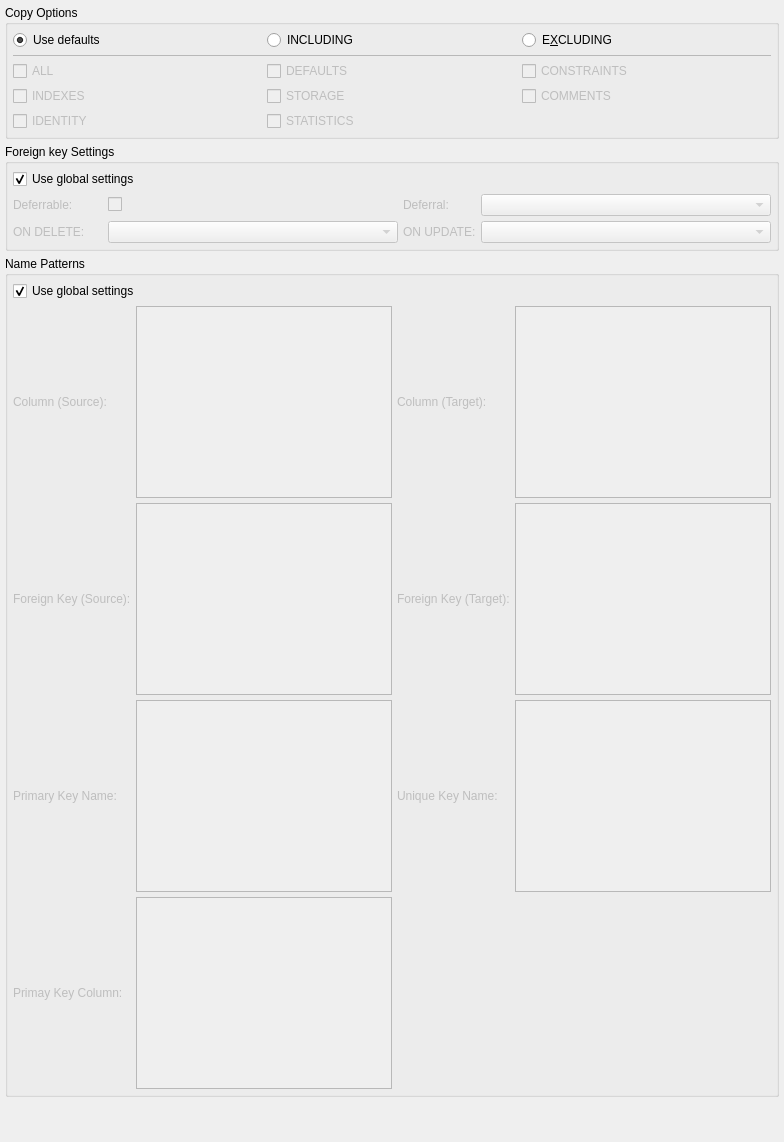
     <widget class="QWidget" name="tab_6">
      <attribute name="icon">
       <iconset resource="../../res/resources.qrc">
        <normaloff>:/icons/icons/config.png</normaloff>:/icons/icons/config.png</iconset>
      </attribute>
      <attribute name="title">
       <string>Settings</string>
      </attribute>
      <layout class="QGridLayout" name="gridLayout_2">
       <property name="leftMargin">
        <number>5</number>
       </property>
       <property name="topMargin">
        <number>5</number>
       </property>
       <property name="rightMargin">
        <number>5</number>
       </property>
       <property name="bottomMargin">
        <number>5</number>
       </property>
       <property name="spacing">
        <number>5</number>
       </property>
       <item row="2" column="0">
        <widget class="QGroupBox" name="name_patterns_grp">
         <property name="sizePolicy">
          <sizepolicy hsizetype="Preferred" vsizetype="Expanding">
           <horstretch>0</horstretch>
           <verstretch>0</verstretch>
          </sizepolicy>
         </property>
         <property name="font">
          <font>
           <italic>false</italic>
          </font>
         </property>
         <property name="title">
          <string>Name Patterns</string>
         </property>
         <property name="checkable">
          <bool>false</bool>
         </property>
         <layout class="QVBoxLayout" name="verticalLayout">
          <property name="spacing">
           <number>5</number>
          </property>
          <property name="leftMargin">
           <number>5</number>
          </property>
          <property name="topMargin">
           <number>5</number>
          </property>
          <property name="rightMargin">
           <number>5</number>
          </property>
          <property name="bottomMargin">
           <number>5</number>
          </property>
          <item>
           <widget class="QCheckBox" name="patterns_gconf_chk">
            <property name="toolTip">
             <string>Use the values defined on settings dialogs for the fields below</string>
            </property>
            <property name="text">
             <string>Use global settings</string>
            </property>
            <property name="checked">
             <bool>true</bool>
            </property>
           </widget>
          </item>
          <item>
           <widget class="QWidget" name="patterns_wgt" native="true">
            <property name="enabled">
             <bool>false</bool>
            </property>
            <layout class="QGridLayout" name="gridLayout_6">
             <property name="leftMargin">
              <number>0</number>
             </property>
             <property name="topMargin">
              <number>0</number>
             </property>
             <property name="rightMargin">
              <number>0</number>
             </property>
             <property name="bottomMargin">
              <number>0</number>
             </property>
             <property name="spacing">
              <number>5</number>
             </property>
             <item row="0" column="0">
              <widget class="QLabel" name="src_col_pattern_lbl">
               <property name="toolTip">
                <string>Pattern for columns generated based upon reference table's pk (1-1 and 1-n) or based upon source table's pk (n-n).</string>
               </property>
               <property name="text">
                <string>Column (Source):</string>
               </property>
              </widget>
             </item>
             <item row="0" column="2">
              <widget class="QLabel" name="dst_col_pattern_lbl">
               <property name="toolTip">
                <string>Pattern for columns generated based upon target table's pk (n-n).</string>
               </property>
               <property name="text">
                <string>Column (Target):</string>
               </property>
              </widget>
             </item>
             <item row="1" column="0">
              <widget class="QLabel" name="src_fk_pattern_lbl">
               <property name="toolTip">
                <string>Pattern for foreign key generated based upon reference table's pk (1-1 and 1-n) or based upon source table's pk (n-n).</string>
               </property>
               <property name="text">
                <string>Foreign Key (Source):</string>
               </property>
              </widget>
             </item>
             <item row="1" column="2">
              <widget class="QLabel" name="dst_fk_pattern_lbl">
               <property name="toolTip">
                <string>Pattern for foreign key generated based upon target table's pk (n-n).</string>
               </property>
               <property name="text">
                <string>Foreign Key (Target):</string>
               </property>
              </widget>
             </item>
             <item row="2" column="0">
              <widget class="QLabel" name="pk_pattern_lbl">
               <property name="toolTip">
                <string>Pattern for primary key generated by identifier relationship.</string>
               </property>
               <property name="text">
                <string>Primary Key Name:</string>
               </property>
              </widget>
             </item>
             <item row="2" column="2">
              <widget class="QLabel" name="uq_pattern_lbl">
               <property name="toolTip">
                <string>Pattern for unique key generated by the relationship.</string>
               </property>
               <property name="text">
                <string>Unique Key Name:</string>
               </property>
              </widget>
             </item>
             <item row="3" column="0">
              <widget class="QLabel" name="pk_col_pattern_lbl">
               <property name="toolTip">
                <string>Pattern for primary key generated by identifier relationship.</string>
               </property>
               <property name="text">
                <string>Primay Key Column:</string>
               </property>
              </widget>
             </item>
             <item row="0" column="1">
              <widget class="QPlainTextEdit" name="src_col_pattern_txt">
               <property name="sizePolicy">
                <sizepolicy hsizetype="Expanding" vsizetype="Fixed">
                 <horstretch>0</horstretch>
                 <verstretch>0</verstretch>
                </sizepolicy>
               </property>
               <property name="minimumSize">
                <size>
                 <width>0</width>
                 <height>0</height>
                </size>
               </property>
               <property name="maximumSize">
                <size>
                 <width>16777215</width>
                 <height>16777215</height>
                </size>
               </property>
               <property name="verticalScrollBarPolicy">
                <enum>Qt::ScrollBarAlwaysOff</enum>
               </property>
               <property name="horizontalScrollBarPolicy">
                <enum>Qt::ScrollBarAlwaysOff</enum>
               </property>
              </widget>
             </item>
             <item row="1" column="1">
              <widget class="QPlainTextEdit" name="src_fk_pattern_txt">
               <property name="sizePolicy">
                <sizepolicy hsizetype="Expanding" vsizetype="Fixed">
                 <horstretch>0</horstretch>
                 <verstretch>0</verstretch>
                </sizepolicy>
               </property>
               <property name="minimumSize">
                <size>
                 <width>0</width>
                 <height>0</height>
                </size>
               </property>
               <property name="maximumSize">
                <size>
                 <width>16777215</width>
                 <height>16777215</height>
                </size>
               </property>
               <property name="verticalScrollBarPolicy">
                <enum>Qt::ScrollBarAlwaysOff</enum>
               </property>
               <property name="horizontalScrollBarPolicy">
                <enum>Qt::ScrollBarAlwaysOff</enum>
               </property>
              </widget>
             </item>
             <item row="2" column="1">
              <widget class="QPlainTextEdit" name="pk_pattern_txt">
               <property name="sizePolicy">
                <sizepolicy hsizetype="Expanding" vsizetype="Fixed">
                 <horstretch>0</horstretch>
                 <verstretch>0</verstretch>
                </sizepolicy>
               </property>
               <property name="minimumSize">
                <size>
                 <width>0</width>
                 <height>0</height>
                </size>
               </property>
               <property name="maximumSize">
                <size>
                 <width>16777215</width>
                 <height>16777215</height>
                </size>
               </property>
               <property name="verticalScrollBarPolicy">
                <enum>Qt::ScrollBarAlwaysOff</enum>
               </property>
               <property name="horizontalScrollBarPolicy">
                <enum>Qt::ScrollBarAlwaysOff</enum>
               </property>
              </widget>
             </item>
             <item row="3" column="1">
              <widget class="QPlainTextEdit" name="pk_col_pattern_txt">
               <property name="sizePolicy">
                <sizepolicy hsizetype="Expanding" vsizetype="Fixed">
                 <horstretch>0</horstretch>
                 <verstretch>0</verstretch>
                </sizepolicy>
               </property>
               <property name="minimumSize">
                <size>
                 <width>0</width>
                 <height>0</height>
                </size>
               </property>
               <property name="maximumSize">
                <size>
                 <width>16777215</width>
                 <height>16777215</height>
                </size>
               </property>
               <property name="verticalScrollBarPolicy">
                <enum>Qt::ScrollBarAlwaysOff</enum>
               </property>
               <property name="horizontalScrollBarPolicy">
                <enum>Qt::ScrollBarAlwaysOff</enum>
               </property>
              </widget>
             </item>
             <item row="0" column="3">
              <widget class="QPlainTextEdit" name="dst_col_pattern_txt">
               <property name="sizePolicy">
                <sizepolicy hsizetype="Expanding" vsizetype="Fixed">
                 <horstretch>0</horstretch>
                 <verstretch>0</verstretch>
                </sizepolicy>
               </property>
               <property name="minimumSize">
                <size>
                 <width>0</width>
                 <height>0</height>
                </size>
               </property>
               <property name="maximumSize">
                <size>
                 <width>16777215</width>
                 <height>16777215</height>
                </size>
               </property>
               <property name="verticalScrollBarPolicy">
                <enum>Qt::ScrollBarAlwaysOff</enum>
               </property>
               <property name="horizontalScrollBarPolicy">
                <enum>Qt::ScrollBarAlwaysOff</enum>
               </property>
              </widget>
             </item>
             <item row="1" column="3">
              <widget class="QPlainTextEdit" name="dst_fk_pattern_txt">
               <property name="sizePolicy">
                <sizepolicy hsizetype="Expanding" vsizetype="Fixed">
                 <horstretch>0</horstretch>
                 <verstretch>0</verstretch>
                </sizepolicy>
               </property>
               <property name="minimumSize">
                <size>
                 <width>0</width>
                 <height>0</height>
                </size>
               </property>
               <property name="maximumSize">
                <size>
                 <width>16777215</width>
                 <height>16777215</height>
                </size>
               </property>
               <property name="verticalScrollBarPolicy">
                <enum>Qt::ScrollBarAlwaysOff</enum>
               </property>
               <property name="horizontalScrollBarPolicy">
                <enum>Qt::ScrollBarAlwaysOff</enum>
               </property>
              </widget>
             </item>
             <item row="2" column="3">
              <widget class="QPlainTextEdit" name="uq_pattern_txt">
               <property name="sizePolicy">
                <sizepolicy hsizetype="Expanding" vsizetype="Fixed">
                 <horstretch>0</horstretch>
                 <verstretch>0</verstretch>
                </sizepolicy>
               </property>
               <property name="minimumSize">
                <size>
                 <width>0</width>
                 <height>0</height>
                </size>
               </property>
               <property name="maximumSize">
                <size>
                 <width>16777215</width>
                 <height>16777215</height>
                </size>
               </property>
               <property name="verticalScrollBarPolicy">
                <enum>Qt::ScrollBarAlwaysOff</enum>
               </property>
               <property name="horizontalScrollBarPolicy">
                <enum>Qt::ScrollBarAlwaysOff</enum>
               </property>
              </widget>
             </item>
            </layout>
           </widget>
          </item>
         </layout>
        </widget>
       </item>
       <item row="1" column="0">
        <widget class="QGroupBox" name="foreign_key_gb">
         <property name="sizePolicy">
          <sizepolicy hsizetype="Expanding" vsizetype="Fixed">
           <horstretch>0</horstretch>
           <verstretch>0</verstretch>
          </sizepolicy>
         </property>
         <property name="title">
          <string>Foreign key Settings</string>
         </property>
         <property name="checkable">
          <bool>false</bool>
         </property>
         <property name="checked">
          <bool>false</bool>
         </property>
         <layout class="QVBoxLayout" name="verticalLayout_2">
          <property name="spacing">
           <number>5</number>
          </property>
          <property name="leftMargin">
           <number>5</number>
          </property>
          <property name="topMargin">
           <number>5</number>
          </property>
          <property name="rightMargin">
           <number>5</number>
          </property>
          <property name="bottomMargin">
           <number>5</number>
          </property>
          <item>
           <widget class="QCheckBox" name="fk_gconf_chk">
            <property name="enabled">
             <bool>true</bool>
            </property>
            <property name="toolTip">
             <string>Use the values defined on settings dialogs for the fields below</string>
            </property>
            <property name="text">
             <string>Use global settings</string>
            </property>
            <property name="checked">
             <bool>true</bool>
            </property>
           </widget>
          </item>
          <item>
           <widget class="QWidget" name="fk_wgt" native="true">
            <property name="enabled">
             <bool>false</bool>
            </property>
            <property name="minimumSize">
             <size>
              <width>0</width>
              <height>20</height>
             </size>
            </property>
            <layout class="QGridLayout" name="gridLayout_5">
             <property name="leftMargin">
              <number>0</number>
             </property>
             <property name="topMargin">
              <number>0</number>
             </property>
             <property name="rightMargin">
              <number>0</number>
             </property>
             <property name="bottomMargin">
              <number>0</number>
             </property>
             <property name="spacing">
              <number>5</number>
             </property>
             <item row="0" column="0">
              <widget class="QLabel" name="deferrable_lbl">
               <property name="sizePolicy">
                <sizepolicy hsizetype="Preferred" vsizetype="Fixed">
                 <horstretch>0</horstretch>
                 <verstretch>0</verstretch>
                </sizepolicy>
               </property>
               <property name="minimumSize">
                <size>
                 <width>90</width>
                 <height>0</height>
                </size>
               </property>
               <property name="maximumSize">
                <size>
                 <width>90</width>
                 <height>16777215</height>
                </size>
               </property>
               <property name="text">
                <string>Deferrable:</string>
               </property>
              </widget>
             </item>
             <item row="0" column="1">
              <widget class="QCheckBox" name="deferrable_chk">
               <property name="sizePolicy">
                <sizepolicy hsizetype="Expanding" vsizetype="Fixed">
                 <horstretch>0</horstretch>
                 <verstretch>0</verstretch>
                </sizepolicy>
               </property>
               <property name="minimumSize">
                <size>
                 <width>0</width>
                 <height>0</height>
                </size>
               </property>
               <property name="maximumSize">
                <size>
                 <width>16777215</width>
                 <height>16777215</height>
                </size>
               </property>
               <property name="text">
                <string/>
               </property>
              </widget>
             </item>
             <item row="0" column="2">
              <widget class="QLabel" name="deferral_lbl">
               <property name="enabled">
                <bool>false</bool>
               </property>
               <property name="sizePolicy">
                <sizepolicy hsizetype="Preferred" vsizetype="Fixed">
                 <horstretch>0</horstretch>
                 <verstretch>0</verstretch>
                </sizepolicy>
               </property>
               <property name="minimumSize">
                <size>
                 <width>0</width>
                 <height>0</height>
                </size>
               </property>
               <property name="maximumSize">
                <size>
                 <width>16777215</width>
                 <height>16777215</height>
                </size>
               </property>
               <property name="text">
                <string>Deferral:</string>
               </property>
              </widget>
             </item>
             <item row="0" column="3">
              <widget class="QComboBox" name="deferral_cmb">
               <property name="enabled">
                <bool>false</bool>
               </property>
               <property name="sizePolicy">
                <sizepolicy hsizetype="Expanding" vsizetype="Fixed">
                 <horstretch>0</horstretch>
                 <verstretch>0</verstretch>
                </sizepolicy>
               </property>
               <property name="minimumSize">
                <size>
                 <width>0</width>
                 <height>0</height>
                </size>
               </property>
               <property name="maximumSize">
                <size>
                 <width>16777215</width>
                 <height>16777215</height>
                </size>
               </property>
               <property name="sizeAdjustPolicy">
                <enum>QComboBox::AdjustToContents</enum>
               </property>
               <property name="iconSize">
                <size>
                 <width>28</width>
                 <height>28</height>
                </size>
               </property>
              </widget>
             </item>
             <item row="1" column="0">
              <widget class="QLabel" name="on_delete_lbl">
               <property name="text">
                <string>ON DELETE:</string>
               </property>
              </widget>
             </item>
             <item row="1" column="1">
              <widget class="QComboBox" name="del_action_cmb">
               <property name="iconSize">
                <size>
                 <width>28</width>
                 <height>28</height>
                </size>
               </property>
              </widget>
             </item>
             <item row="1" column="2">
              <widget class="QLabel" name="on_update_lbl">
               <property name="text">
                <string>ON UPDATE:</string>
               </property>
              </widget>
             </item>
             <item row="1" column="3">
              <widget class="QComboBox" name="upd_action_cmb">
               <property name="iconSize">
                <size>
                 <width>28</width>
                 <height>28</height>
                </size>
               </property>
              </widget>
             </item>
            </layout>
           </widget>
          </item>
         </layout>
        </widget>
       </item>
       <item row="0" column="0">
        <widget class="QGroupBox" name="copy_options_grp">
         <property name="sizePolicy">
          <sizepolicy hsizetype="Preferred" vsizetype="Fixed">
           <horstretch>0</horstretch>
           <verstretch>0</verstretch>
          </sizepolicy>
         </property>
         <property name="title">
          <string>Copy Options</string>
         </property>
         <layout class="QGridLayout" name="gridLayout_4">
          <property name="leftMargin">
           <number>5</number>
          </property>
          <property name="topMargin">
           <number>5</number>
          </property>
          <property name="rightMargin">
           <number>5</number>
          </property>
          <property name="bottomMargin">
           <number>5</number>
          </property>
          <property name="spacing">
           <number>5</number>
          </property>
          <item row="3" column="0">
           <widget class="QCheckBox" name="indexes_chk">
            <property name="enabled">
             <bool>false</bool>
            </property>
            <property name="text">
             <string>INDEXES</string>
            </property>
           </widget>
          </item>
          <item row="3" column="2">
           <widget class="QCheckBox" name="comments_chk">
            <property name="enabled">
             <bool>false</bool>
            </property>
            <property name="text">
             <string>COMMENTS</string>
            </property>
           </widget>
          </item>
          <item row="0" column="1">
           <widget class="QRadioButton" name="including_rb">
            <property name="text">
             <string>INCLUDING</string>
            </property>
           </widget>
          </item>
          <item row="2" column="1">
           <widget class="QCheckBox" name="defaults_chk">
            <property name="enabled">
             <bool>false</bool>
            </property>
            <property name="text">
             <string>DEFAULTS</string>
            </property>
           </widget>
          </item>
          <item row="0" column="2">
           <widget class="QRadioButton" name="excluding_rb">
            <property name="sizePolicy">
             <sizepolicy hsizetype="Minimum" vsizetype="Fixed">
              <horstretch>0</horstretch>
              <verstretch>0</verstretch>
             </sizepolicy>
            </property>
            <property name="text">
             <string>E&amp;XCLUDING</string>
            </property>
           </widget>
          </item>
          <item row="2" column="2">
           <widget class="QCheckBox" name="constraints_chk">
            <property name="enabled">
             <bool>false</bool>
            </property>
            <property name="text">
             <string>CONSTRAINTS</string>
            </property>
           </widget>
          </item>
          <item row="0" column="0">
           <widget class="QRadioButton" name="defaults_rb">
            <property name="sizePolicy">
             <sizepolicy hsizetype="Minimum" vsizetype="Fixed">
              <horstretch>0</horstretch>
              <verstretch>0</verstretch>
             </sizepolicy>
            </property>
            <property name="text">
             <string>Use defaults</string>
            </property>
            <property name="checked">
             <bool>true</bool>
            </property>
           </widget>
          </item>
          <item row="2" column="0">
           <widget class="QCheckBox" name="all_chk">
            <property name="enabled">
             <bool>false</bool>
            </property>
            <property name="text">
             <string>ALL</string>
            </property>
           </widget>
          </item>
          <item row="3" column="1">
           <widget class="QCheckBox" name="storage_chk">
            <property name="enabled">
             <bool>false</bool>
            </property>
            <property name="text">
             <string>STORAGE</string>
            </property>
           </widget>
          </item>
          <item row="1" column="0" colspan="3">
           <widget class="QFrame" name="frame">
            <property name="minimumSize">
             <size>
              <width>0</width>
              <height>1</height>
             </size>
            </property>
            <property name="maximumSize">
             <size>
              <width>16777215</width>
              <height>1</height>
             </size>
            </property>
            <property name="frameShape">
             <enum>QFrame::StyledPanel</enum>
            </property>
            <property name="frameShadow">
             <enum>QFrame::Sunken</enum>
            </property>
           </widget>
          </item>
          <item row="4" column="1">
           <widget class="QCheckBox" name="statistics_chk">
            <property name="enabled">
             <bool>false</bool>
            </property>
            <property name="text">
             <string>STATISTICS</string>
            </property>
           </widget>
          </item>
          <item row="4" column="0">
           <widget class="QCheckBox" name="identity_chk">
            <property name="enabled">
             <bool>false</bool>
            </property>
            <property name="text">
             <string>IDENTITY</string>
            </property>
           </widget>
          </item>
         </layout>
        </widget>
       </item>
       <item row="3" column="0">
        <spacer name="verticalSpacer_2">
         <property name="orientation">
          <enum>Qt::Vertical</enum>
         </property>
         <property name="sizeHint" stdset="0">
          <size>
           <width>20</width>
           <height>40</height>
          </size>
         </property>
        </spacer>
       </item>
      </layout>
     </widget>
